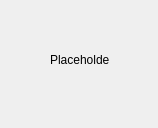
<?xml version="1.0" encoding="UTF-8"?>
<ui version="4.0">
 <class>spritePreview</class>
 <widget class="QWidget" name="spritePreview">
  <property name="geometry">
   <rect>
    <x>0</x>
    <y>0</y>
    <width>158</width>
    <height>128</height>
   </rect>
  </property>
  <property name="windowTitle">
   <string>Form</string>
  </property>
  <widget class="QLabel" name="previewSprite">
   <property name="geometry">
    <rect>
     <x>50</x>
     <y>30</y>
     <width>60</width>
     <height>60</height>
    </rect>
   </property>
   <property name="autoFillBackground">
    <bool>true</bool>
   </property>
   <property name="styleSheet">
    <string notr="true"/>
   </property>
   <property name="text">
    <string>Placeholder</string>
   </property>
   <property name="scaledContents">
    <bool>true</bool>
   </property>
  </widget>
 </widget>
 <resources/>
 <connections/>
</ui>
